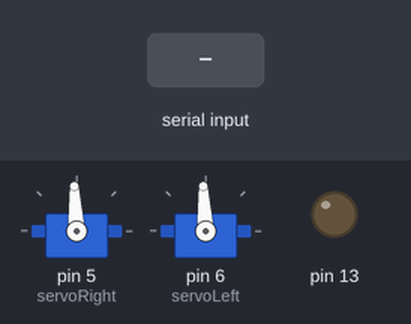
This sketch was run on a simulated Arduino Uno, built with avr-gcc and run on an emulated ATmega328P. Parts: 2 × servo, output pins drawn as LEDs (lit = HIGH). The test bench sets the inputs (shaded band).

Above: at 1.2 s.
1.3 s: "f90\n" received over Serial
At 2.1 s:
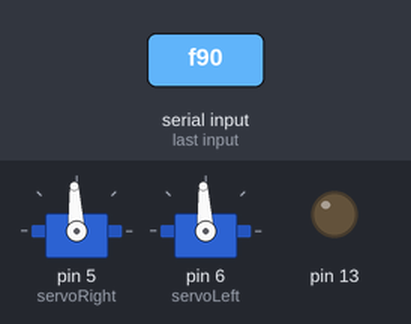
2.8 s: "l90\n" received over Serial
At 3.2 s:
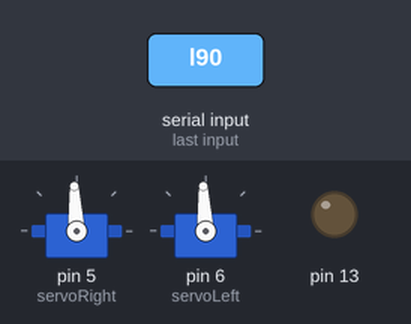
4.3 s: "r90\n" received over Serial
At 5.5 s:
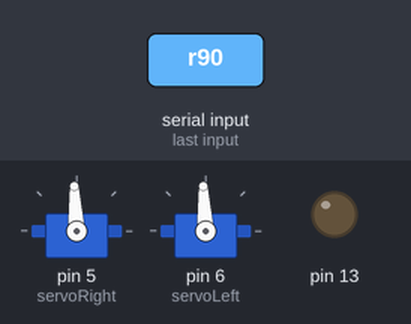
5.8 s: "b90\n" received over Serial
At 6.7 s:
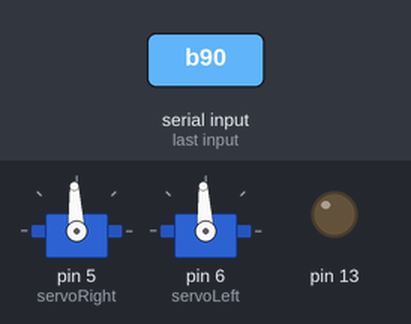
Timing chart, 0 to 8.3 s (numbered marks = the images above; inputs shaded):
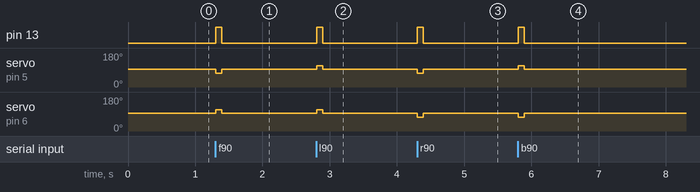

Measured:
- after the input at 1.3 s, pin 13: LOW → HIGH at once, → LOW 0.09 s later; servo on pin 5 (servoRight): 93° → 73° at once, → 93° 0.09 s later; servo on pin 6 (servoLeft): 93° → 112° at once, → 93° 0.09 s later
- after the input at 2.8 s, pin 13: LOW → HIGH at once, → LOW 0.09 s later; servo on pin 5 (servoRight), servo on pin 6 (servoLeft): 93° → 112° at once, → 93° 0.09 s later
- after the input at 4.3 s, pin 13: LOW → HIGH at once, → LOW 0.09 s later; servo on pin 5 (servoRight), servo on pin 6 (servoLeft): 93° → 73° at once, → 93° 0.09 s later
- after the input at 5.8 s, pin 13: LOW → HIGH at once, → LOW 0.09 s later; servo on pin 5 (servoRight): 93° → 112° at once, → 93° 0.09 s later; servo on pin 6 (servoLeft): 93° → 73° at once, → 93° 0.09 s later

The sketch:

nano_receiver.ino
```cpp
#include <Servo.h>
Servo servoRight;
Servo servoLeft;
byte CMDstart;

int RIGHT_STOP_US = 1500;
int LEFT_STOP_US  = 1500;

int RIGHT_FWD_US = 1300;
int LEFT_FWD_US  = 1700;

void driveFor(int rUs, int lUs, int tMs) {
  digitalWrite(13, HIGH);
  servoRight.writeMicroseconds(rUs);
  servoLeft.writeMicroseconds(lUs);
  delay(tMs);
  servoRight.writeMicroseconds(RIGHT_STOP_US);
  servoLeft.writeMicroseconds(LEFT_STOP_US);
  digitalWrite(13, LOW);
}

void setup() {
  Serial.begin(9600);
  Serial.setTimeout(200);
  servoRight.attach(5);
  servoLeft.attach(6);
  pinMode(13, OUTPUT);
  servoRight.writeMicroseconds(RIGHT_STOP_US);
  servoLeft.writeMicroseconds(LEFT_STOP_US);
  delay(50);
}

void loop() {
  while (Serial.available() > 0) {
    delay(1);
    CMDstart = Serial.read();

    if (CMDstart == 'f') {
      int t = Serial.parseInt();
      driveFor(RIGHT_FWD_US, LEFT_FWD_US, t);
    }
    if (CMDstart == 'l') {
      int t = Serial.parseInt();
      driveFor(1700, 1700, t);
    }
    if (CMDstart == 'r') {
      int t = Serial.parseInt();
      driveFor(1300, 1300, t);
    }
    if (CMDstart == 'b') {
      int t = Serial.parseInt();
      driveFor(1700, 1300, t);
    }
    if (CMDstart == 's') {
      int t = Serial.parseInt();
      servoRight.writeMicroseconds(RIGHT_STOP_US);
      servoLeft.writeMicroseconds(LEFT_STOP_US);
      delay(t);
    }
  }
}
```
